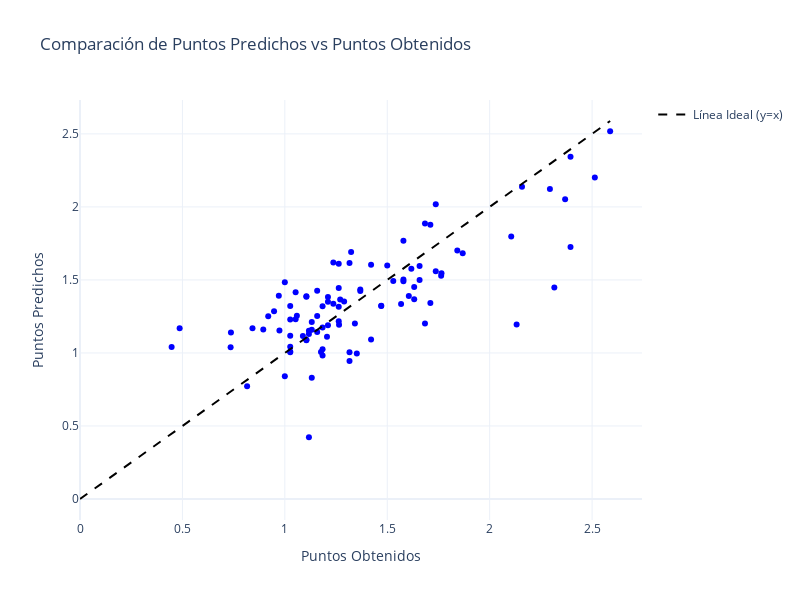

Notebook cell for this chart:
### Code cell
import numpy as np
import plotly.express as px
import pandas as pd

# Crear la gráfica interactiva de dispersión
fig = px.scatter(
    prediccion_puntos,
    x='Puntos_obtenidos',
    y='Puntos_predichos',
    hover_name='Equipo',  # Muestra el nombre del equipo al seleccionar un punto
    title="Comparación de Puntos Predichos vs Puntos Obtenidos",
    labels={"Puntos obtenidos": "Puntos Obtenidos", "Puntos predichos": "Puntos Predichos"},
    color_discrete_sequence=["blue"]
)

# Línea de referencia y=x
max_val = max(prediccion_puntos['Puntos_obtenidos'].max(), prediccion_puntos['Puntos_predichos'].max())
fig.add_scatter(
    x=[0, max_val],
    y=[0, max_val],
    mode='lines',
    name='Línea Ideal (y=x)',
    line=dict(color='black', dash='dash'),  # Línea negra discontinua
)

fig.update_layout(
    xaxis_title="Puntos Obtenidos",
    yaxis_title="Puntos Predichos",
    template="plotly_white",  # Estilo de la gráfica
    height=600,
    width=800,
)

fig.show()

### Figure 1 — Plotly figure (JSON) as saved in the notebook; plotly's stock layout.template omitted (floating-point values rounded to 4 significant figures)
{"data": [{"hovertemplate": "<b>%{hovertext}</b><br><br>Puntos_obtenidos=%{x}<br>Puntos_predichos=%{y}<extra></extra>", "hovertext": ["Hoffenheim", "Bayern Munich", "Hertha Berlin", "Hamburger SV", "Borussia Dortmund", "Wolfsburg", "Schalke 04", "FSV Mainz 05", "Augsburg", "Bayer Leverkusen", "Darmstadt 98", "Werder Bremen", "FC Köln", "Eintracht Frankfurt", "VfB Stuttgart", "Borussia Mönchengladbach", "Ingolstadt", "Hannover 96", "Levante UD", "Las Palmas", "RC Deportivo La Coruña", "Málaga", "Espanyol", "Sporting Gijón", "Rayo Vallecano", "Real Betis", "Athletic Club", "Atlético Madrid", "Valencia", "Eibar", "Getafe", "Villarreal", "Sevilla", "Granada", "Real Sociedad", "Celta Vigo", "Real Madrid", "Barcelona", "Rennes", "Lorient", "Saint-Étienne", "Troyes", "Nantes", "Bastia", "Guingamp", "Paris Saint-Germain", "Marseille", "Lille", "Gazélec Ajaccio", "Caen", "AS Monaco", "Angers", "Stade de Reims", "Bordeaux", "Lyon", "OGC Nice", "Montpellier", "Toulouse", "Leicester City", "West Bromwich Albion", "Newcastle United", "Everton", "Crystal Palace", "Arsenal", "Tottenham Hotspur", "Sunderland", "Aston Villa", "Liverpool", "Stoke City", "Manchester United", "AFC Bournemouth", "Swansea City", "Southampton", "Norwich City", "Chelsea", "Watford", "Manchester City", "West Ham United", "Atalanta", "Frosinone", "Udinese", "Torino", "Inter Milan", "Lazio", "AS Roma", "Sassuolo", "AC Milan", "Sampdoria", "Napoli", "Juventus", "Hellas Verona", "Bologna", "Palermo", "Fiorentina", "Genoa", "Empoli", "Carpi", "Chievo"], "legendgroup": "", "marker": {"color": "blue", "symbol": "circle"}, "mode": "markers", "name": "", "orientation": "v", "showlegend": false, "type": "scatter", "x": [1.088, 2.588, 1.471, 1.206, 2.294, 1.324, 1.529, 1.471, 1.118, 1.765, 1.118, 1.118, 1.265, 1.059, 0.9706, 1.618, 1.176, 0.7353, 0.8421, 1.158, 1.105, 1.263, 1.132, 1.026, 1, 1.184, 1.632, 2.316, 1.158, 1.132, 0.9474, 1.684, 1.368, 1.026, 1.263, 1.579, 2.368, 2.395, 1.368, 1.211, 1.568, 0.4865, 1.263, 1.351, 1.158, 2.514, 1.263, 1.579, 0.9189, 1.421, 1.711, 1.316, 1.026, 1.27, 1.711, 1.658, 1.289, 1.053, 2.132, 1.132, 0.9737, 1.237, 1.105, 1.868, 1.842, 1.026, 0.4474, 1.579, 1.342, 1.737, 1.105, 1.237, 1.658, 0.8947, 1.316, 1.184, 1.737, 1.632, 1.184, 0.8158, 1.026, 1.184, 1.763, 1.421, 2.105, 1.605, 1.5, 1.053, 2.158, 2.395, 0.7368, 1.105, 1.026, 1.684, 1.211, 1.211, 1, 1.316], "xaxis": "x", "y": [1.115, 2.519, 1.321, 1.111, 2.123, 1.692, 1.493, 1.323, 1.151, 1.546, 0.4233, 1.131, 1.194, 1.255, 1.392, 1.576, 1.006, 1.04, 1.168, 1.426, 1.388, 1.217, 1.213, 1.043, 1.484, 0.982, 1.451, 1.448, 1.253, 1.158, 1.285, 1.202, 1.424, 1.229, 1.445, 1.492, 2.053, 2.344, 1.434, 1.351, 1.335, 1.168, 1.316, 0.9959, 1.144, 2.201, 1.61, 1.502, 1.251, 1.091, 1.342, 0.9448, 1.321, 1.367, 1.878, 1.596, 1.352, 1.416, 1.196, 0.8301, 1.153, 1.619, 1.091, 1.683, 1.702, 1.004, 1.041, 1.768, 1.203, 1.56, 1.385, 1.338, 1.499, 1.161, 1.616, 1.026, 2.018, 1.368, 1.174, 0.7718, 1.118, 1.32, 1.528, 1.603, 1.798, 1.39, 1.6, 1.231, 2.138, 1.726, 1.14, 1.086, 1.01, 1.886, 1.189, 1.383, 0.8403, 1.005], "yaxis": "y"}, {"line": {"color": "black", "dash": "dash"}, "mode": "lines", "name": "Línea Ideal (y=x)", "type": "scatter", "x": [0, 2.588], "y": [0, 2.588]}], "layout": {"height": 600, "legend": {"tracegroupgap": 0}, "title": {"text": "Comparación de Puntos Predichos vs Puntos Obtenidos"}, "width": 800, "xaxis": {"anchor": "y", "domain": [0, 1], "title": {"text": "Puntos Obtenidos"}}, "yaxis": {"anchor": "x", "domain": [0, 1], "title": {"text": "Puntos Predichos"}}}}
